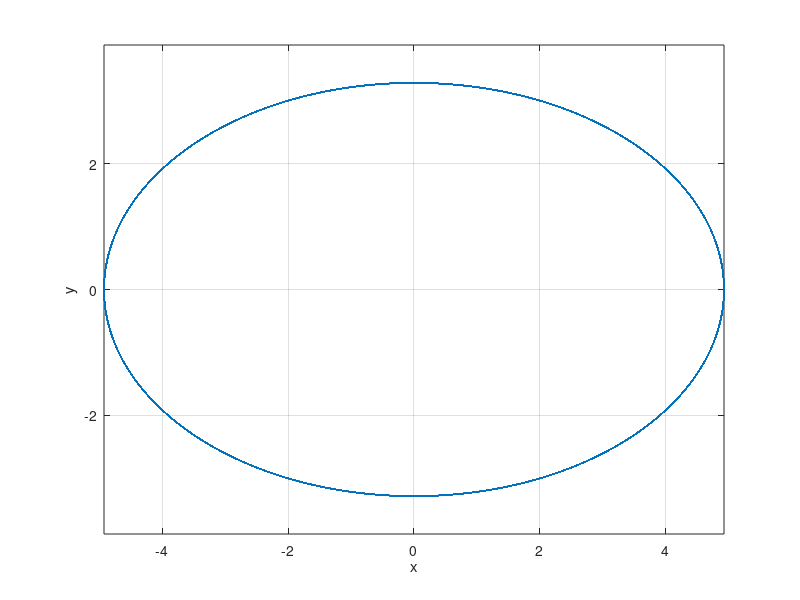

The MATLAB source for this figure:
close all;clear;clc;
h = 0.01;
t = 0:h:1000;
yx = [3;2]; 
for i = t
    yx(:,end + 1) = inv(eye(2) - h / 2 * [0 -2;9/2 0]) * (eye(2) + h / 2 * [0 -2;9/2 0]) * yx(:,end);
end
plot(yx(2,:),yx(1,:));
grid on;
axis equal;
xlabel('x');
ylabel('y');